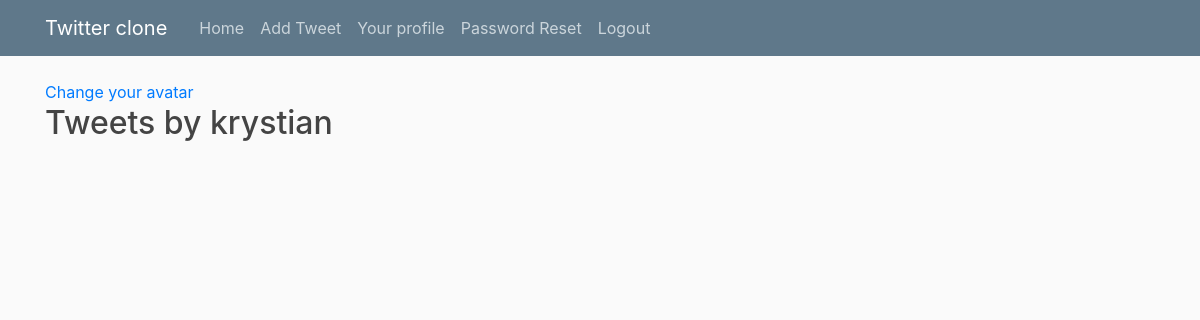
/profile/ (signed in), run on an earlier commit of the app's database.
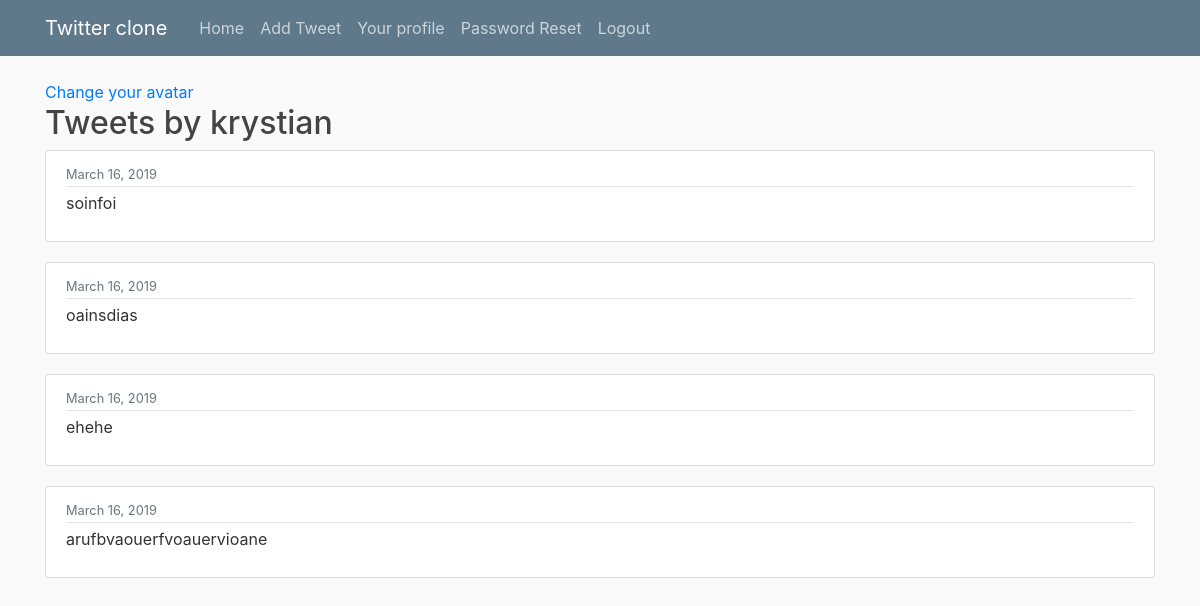
And on a later commit of the database.
### twitter/models.py (models this page shows, shortened)
class Tweet(models.Model):
    content = models.CharField(max_length=TWITTER_MAXIMUM_TWEET_LENGTH)
    creation_date = models.DateTimeField(auto_now_add=True)
    author = models.ForeignKey(User, on_delete=models.CASCADE)

### twitter/views.py (the view)
# urls.py: path('profile/', ProfileView.as_view(), name='profile'),
class ProfileView(View, LoginRequiredMixin):
    template_name = 'twitter/user_profile.html'
    def get(self, request):
        user = request.user
        tweets = Tweet.objects.filter(author=user).order_by('-creation_date')
        return render(request, self.template_name, {'tweets': tweets})

### twitter/templates/twitter/user_profile.html (shortened to what this page needs)
{% extends 'twitter/base.html' %}
{% load avatar_tags %}
{% block content %}
<a href="{% url 'avatar_change' %}">Change your avatar</a>
<h2>Tweets by {{ user.get_username }}</h2>
   {% for tweet in tweets %}
       <article class="media content-section">
           <div class="media-body">
               <div class="article-metadata">
                   <small class="text-muted">{{ tweet.creation_date|date:"F d, Y" }}</small>
               </div>
               <p class="article-content">{{ tweet.content }}</p>
           </div>
       </article>
   {% endfor %}
{% endblock content %}

What changed in the data, as far as the page shows it:
added Tweet: creation_date "March 16, 2019", content "soinfoi"
added Tweet: creation_date "March 16, 2019", content "oainsdias"
added Tweet: creation_date "March 16, 2019", content "ehehe"
added Tweet: creation_date "March 16, 2019", content "arufbvaouerfvoauervioane"
